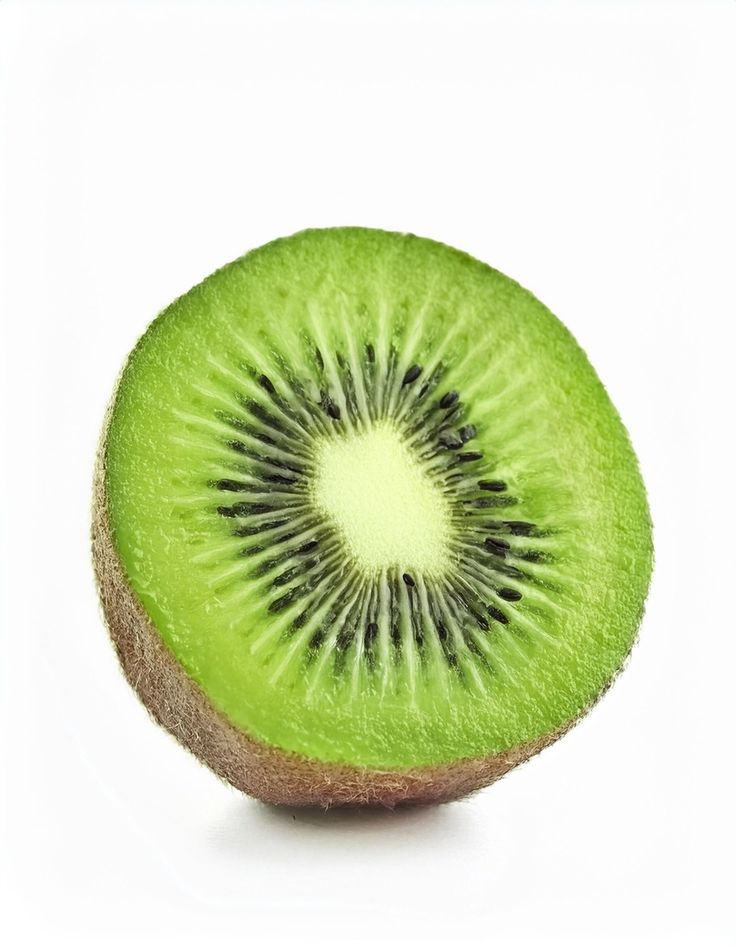
#> input picture computer vision practice/individual/p29/pic.jpg, 736 x 945 px
$ jupyter execute p29.ipynb   (older library calls are emulated)
#> lines starting #> are read from the running program, lines starting #| are printed output that depends on the picture; after the words box and inside, x2 and y2 are one past the last pixel; in counts of white or black regions, pixels touching at a corner belong together
# Edge detector comparison
### Compare Sobel magnitude with Canny at threshold pairs (50, 150), (100, 200) and (150, 250).

[cell 1]
import cv2
import numpy as np
import matplotlib.pyplot as plt

gray=cv2.imread('pic.jpg',0)
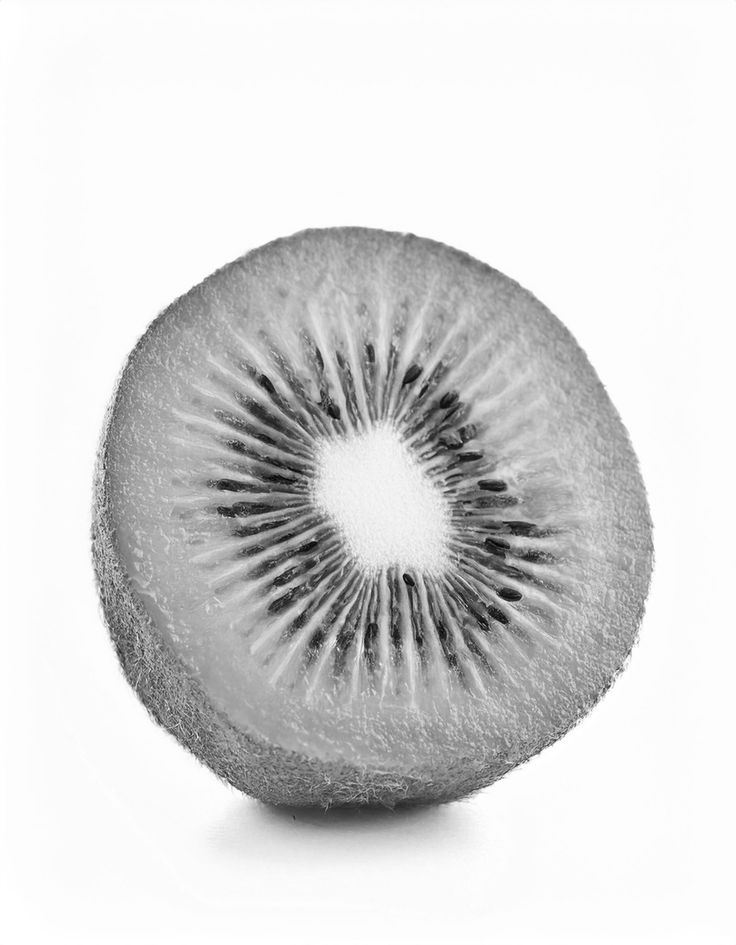
#> gray: shape (945, 736); min 0, max 255, mean 216.3
blur=cv2.GaussianBlur(gray,(5,5),0)

[cell 2]
sx=cv2.Sobel(blur,cv2.CV_64F,1,0,ksize=3)
sy=cv2.Sobel(blur,cv2.CV_64F,0,1,ksize=3)
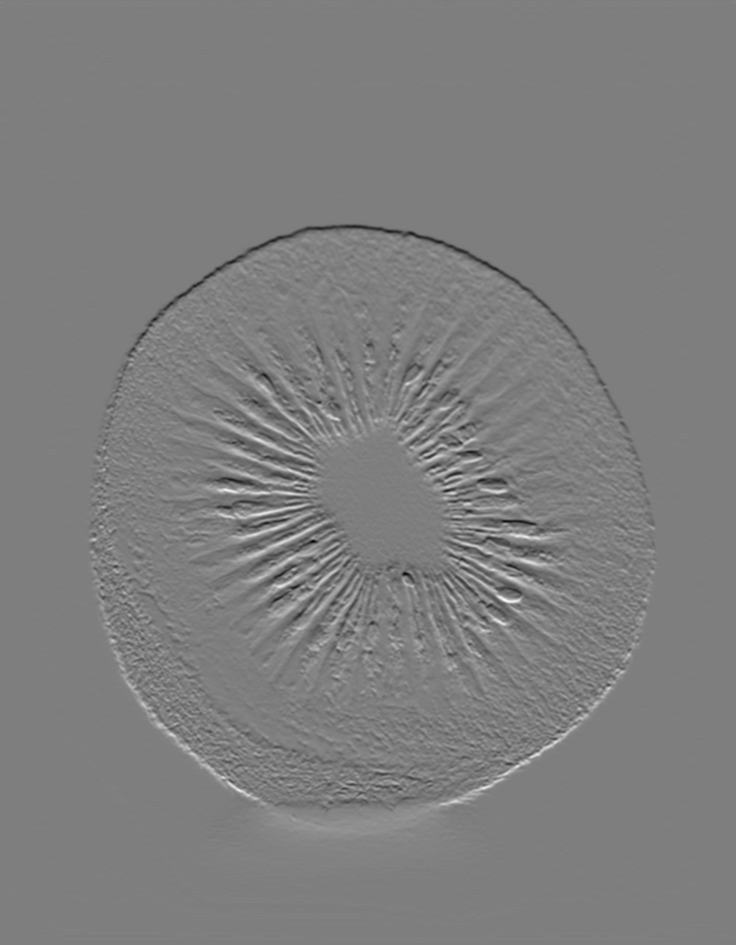
#> sy: shape (945, 736) float64; min -395, max 399, mean 0; drawn with min black and max white

magntuide=np.sqrt(sx**2+sy**2)
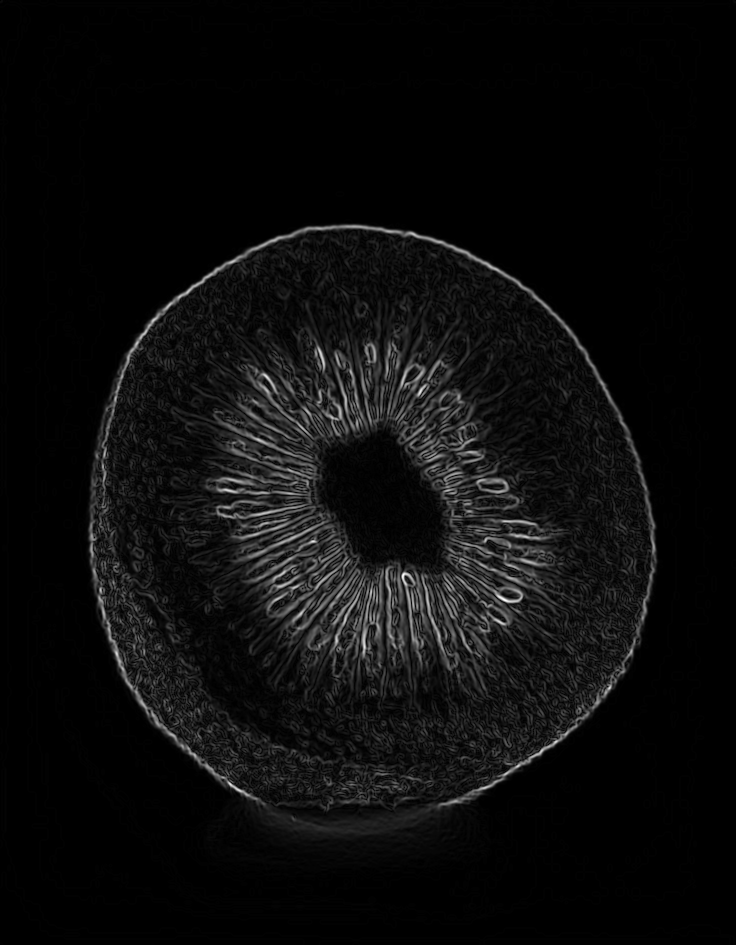
#> magntuide: shape (945, 736) float64; min 0, max 432.5, mean 20.9; drawn with min black and max white

sobel=cv2.convertScaleAbs(magntuide)
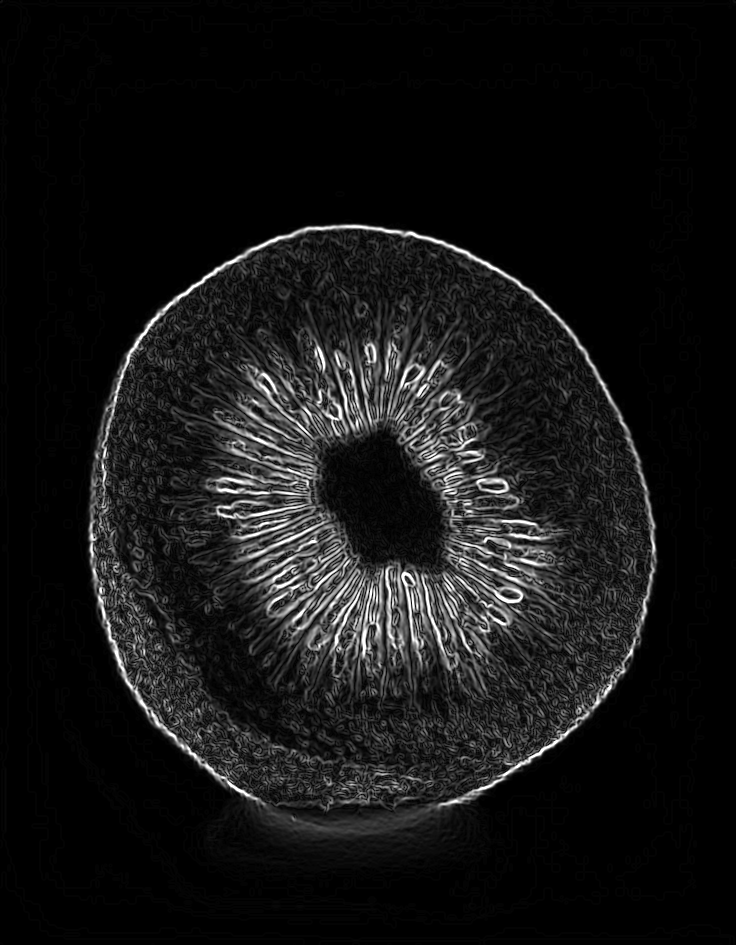
#> sobel: shape (945, 736); min 0, max 255, mean 20.8

_,sobel_edge=cv2.threshold(
    sobel,100,255,cv2.THRESH_BINARY)
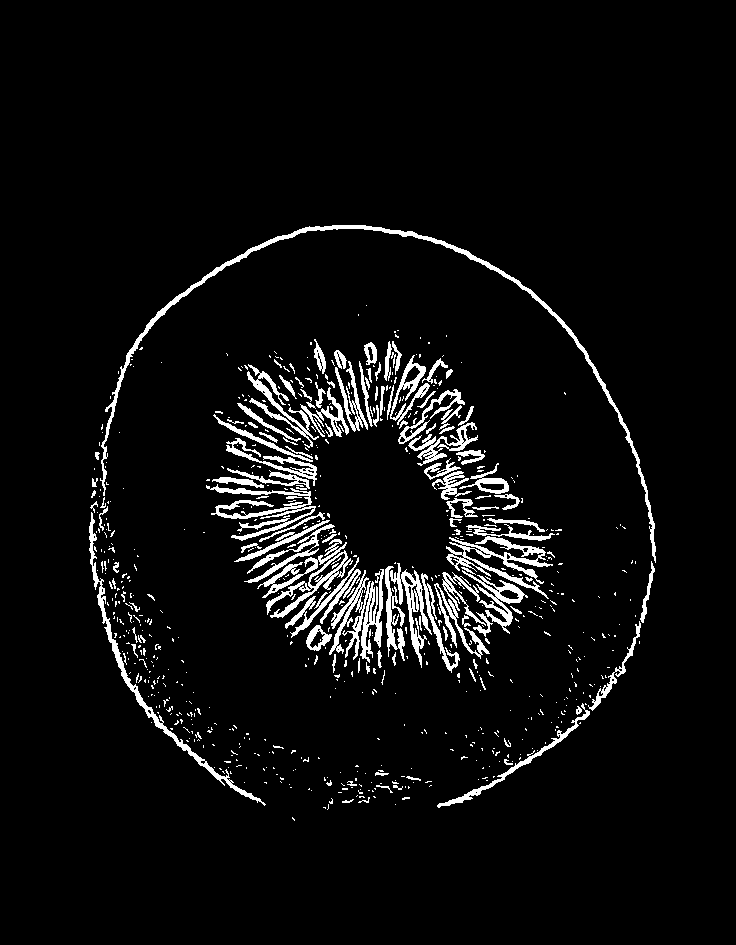
#> sobel_edge: shape (945, 736); 5.3% white; 708 white regions (584 under 20 px), largest, box (x1, y1, x2, y2) and area: (100, 225, 656, 563) 3638, (329, 569, 384, 663) 1920, (89, 512, 266, 806) 1776

[cell 3]
canny1=cv2.Canny(blur,50,150)
#> canny1: shape (945, 736); 3.6% white in thin lines or dots, all inside (x1, y1, x2, y2) = (90, 226, 656, 831)
canny2=cv2.Canny(blur,100,200)
#> canny2: shape (945, 736); 2.1% white in thin lines or dots, all inside (x1, y1, x2, y2) = (90, 226, 656, 810)
canny3=cv2.Canny(blur,150,250)
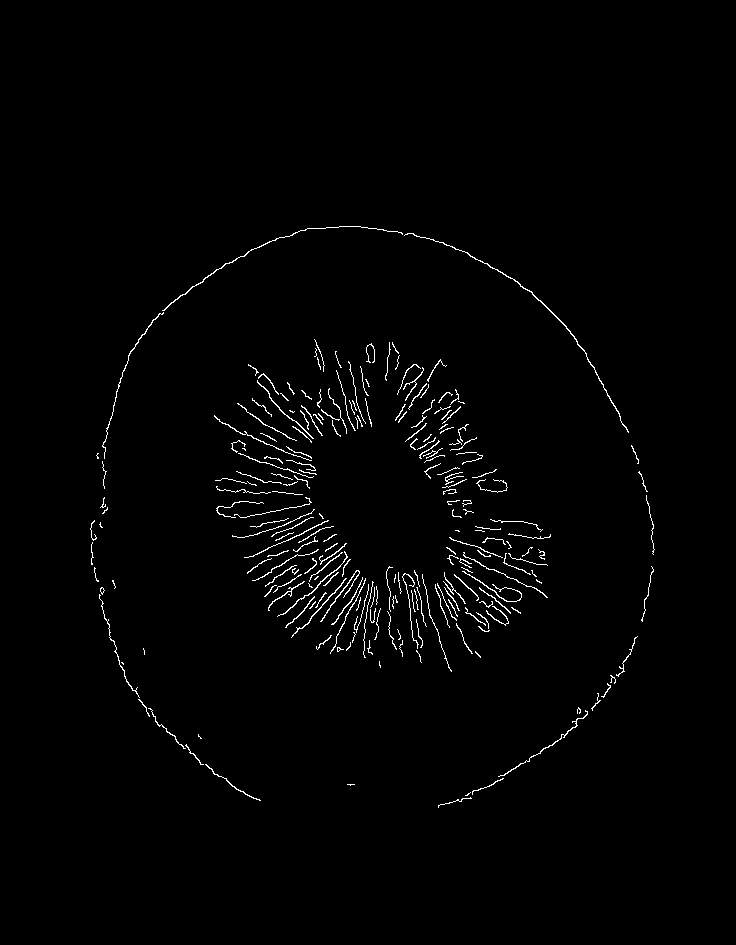
#> canny3: shape (945, 736); 1.3% white in thin lines or dots, all inside (x1, y1, x2, y2) = (90, 226, 655, 808)

[cell 4]
results=[('sobel edge',sobel_edge),
('canny(50,150)',canny1),
('canny(100,200)',canny2),
('canny(150,250)',canny3),
]

for name,edge in results:
    print(name,'edge count->',np.count_nonzero(edge))
#> this loop made 4 passes
#> name on passes 1 to 4: 'sobel edge', 'canny(50,150)', 'canny(100,200)', 'canny(150,250)'
#| sobel edge edge count-> 36813
#| canny(50,150) edge count-> 25242
#| canny(100,200) edge count-> 14545
#| canny(150,250) edge count-> 9294

[cell 5]
fig,axes=plt.subplots(1,5,figsize=(20,5))
images=[gray,sobel_edge,canny1,canny2,canny3]
titles=['original','sobel edge','canny(50,150)','canny(100,200)','canny(150,250)']

for ax,img,title in zip(axes,images,titles):
    ax.imshow(img,cmap='gray')
    ax.set_title(title)
    ax.axis('off')
#> this loop made 5 passes

plt.tight_layout()
plt.savefig('29_figure.jpg')
plt.show()
